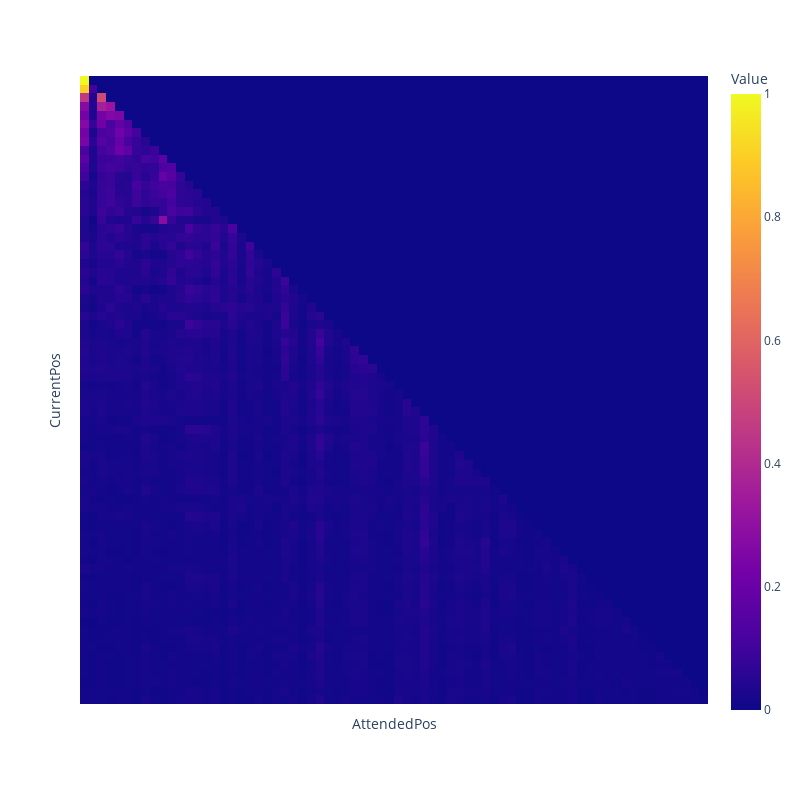

The cell this chart's notebook holds for it:
### Code cell
display_head(cache, labels, 2, 0, 3)

### Figure 1 — Plotly figure (JSON) as saved in the notebook; plotly's stock layout.template omitted (floating-point values rounded to 4 significant figures; data arrays with more than 128 entries replaced by an {"elided": "..."} marker saying what was removed)
{"data": [{"coloraxis": "coloraxis", "hovertemplate": "AttendedPos: %{x}<br>CurrentPos: %{y}<br>Value: %{z}<extra></extra>", "name": "0", "type": "heatmap", "xaxis": "x", "yaxis": "y", "z": {"elided": "72x72 float values"}}], "layout": {"coloraxis": {"colorbar": {"title": {"text": "Value"}}, "colorscale": [[0, "#0d0887"], [0.1111, "#46039f"], [0.2222, "#7201a8"], [0.3333, "#9c179e"], [0.4444, "#bd3786"], [0.5556, "#d8576b"], [0.6667, "#ed7953"], [0.7778, "#fb9f3a"], [0.8889, "#fdca26"], [1, "#f0f921"]]}, "height": 800, "margin": {"t": 60}, "width": 800, "xaxis": {"anchor": "y", "constrain": "domain", "domain": [0, 1], "scaleanchor": "y", "tickmode": "array", "ticktext": [], "tickvals": [], "title": {"text": "AttendedPos"}}, "yaxis": {"anchor": "x", "autorange": "reversed", "constrain": "domain", "domain": [0, 1], "tickmode": "array", "ticktext": [], "tickvals": [], "title": {"text": "CurrentPos"}}}}
